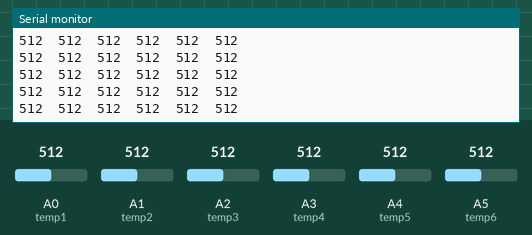
Bench run of a sketch on a simulated Arduino Uno, built with avr-gcc and run on an emulated ATmega328P. Parts: the last lines printed to the serial monitor. The test bench sets the inputs (shaded band); at power-on: A0 (temp1) = 512, A1 (temp2) = 512, A2 (temp3) = 512, A3 (temp4) = 512, A4 (temp5) = 512, A5 (temp6) = 512.

Above: at 1.2 s.
1.3 s: A0 (temp1) set to 110
At 2.0 s:
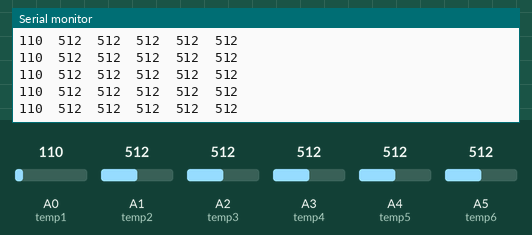
4.3 s: A0 (temp1) set to 91
At 4.8 s:
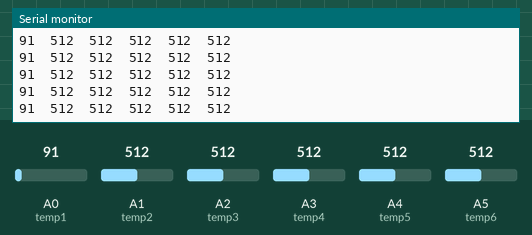
5.8 s: A1 (temp2) set to 109
At 6.3 s:
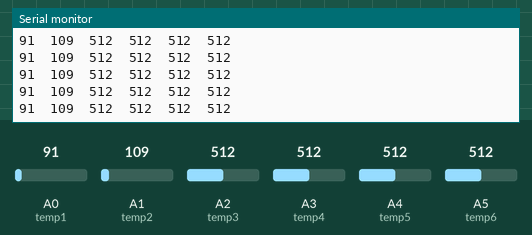
8.8 s: A1 (temp2) set to 93
At 9.7 s:
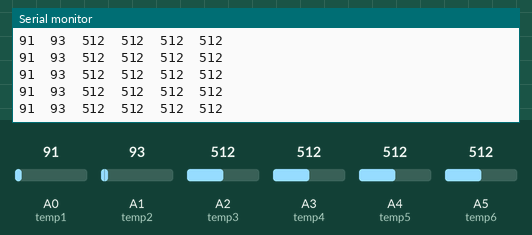
10.3 s: A2 (temp3) set to 105
At 10.8 s:
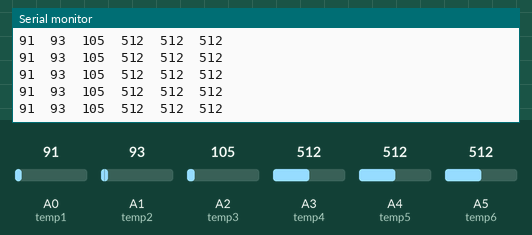
11.8 s: A2 (temp3) set to 89
At 12.6 s:
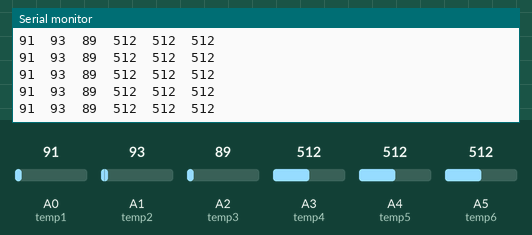
Timing chart, 0 to 14.3 s (numbered marks = the images above; inputs shaded):
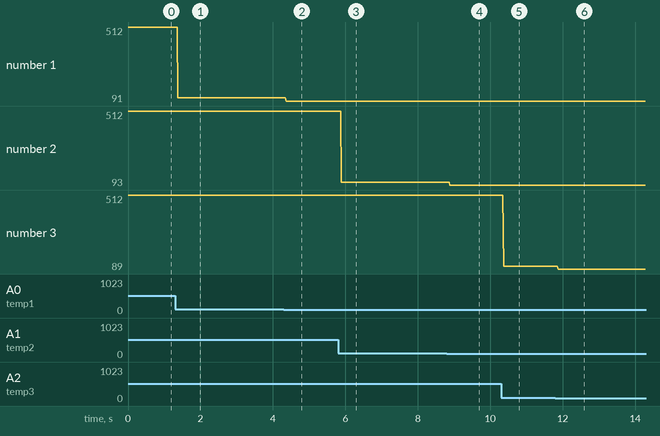

Measured:
- after the input at 1.3 s, the serial monitor: prints a new line after 0.08 s (image 1)
- after the input at 4.3 s, the serial monitor: prints a new line after 0.07 s (image 2)
- after the input at 5.8 s, the serial monitor: prints a new line after 0.09 s (image 3)
- after the input at 8.8 s, the serial monitor: prints a new line after 0.09 s (image 4)
- after the input at 10.3 s, the serial monitor: prints a new line after 0.07 s (image 5)
- after the input at 11.8 s, the serial monitor: prints a new line after 0.08 s (image 6)
- plotted number 1: 512 → 110 after the input at 1.3 s, 110 → 91 after the input at 4.3 s
- plotted number 2: 512 → 109 after the input at 5.8 s, 109 → 93 after the input at 8.8 s

The sketch:

Incubator_OpDuino_V2.ino
```cpp
int PA = 12; // Peltier A
int PB = 13; // Peltier B
int temp1 = A0; // Peltier Temp A
int temp2 = A1; // Chamber Temp A
int temp3 = A2; // Culture Temp A
int temp4 = A3; // Peltier Temp B
int temp5 = A4; // Chamber Temp B
int temp6 = A5; // Culture Temp B

String p1="\t";
int T1;
int T2;
int T3;
int T4;
int T5;
int T6;
void setup () {
   pinMode(PA, INPUT);
   pinMode(PB, INPUT);
   pinMode(temp1, INPUT);
   pinMode(temp2,INPUT);
   pinMode(temp3, INPUT);
   pinMode(temp4, INPUT);
   pinMode(temp5, INPUT);
   pinMode(temp6, INPUT);
   Serial.begin(9600); //
}

void loop () {
   T1 = analogRead(0);
   T2 = analogRead(1);
   T3 = analogRead(2);
   T4 = analogRead(3);
   T5 = analogRead(4);
   T6 = analogRead(5);
   Serial.println(T1 + p1 + T2 + p1 + T3 + p1 + T4 + p1 + T5 + p1 + T6);
   if (Serial.available()) { //   # Read serial Input for Command
      char c = Serial.read(); //
      pinMode(PA, OUTPUT);
      pinMode(PB, OUTPUT);
      if (c == 'A') { //
         digitalWrite(PA, LOW);
      } else if (c == 'a') {
         digitalWrite(PA, HIGH);
      }else if (c == 'B') { //
         digitalWrite(PB, LOW);
      }else if (c == 'b') { //
         digitalWrite(PB, HIGH);
      }
   }

}
```
